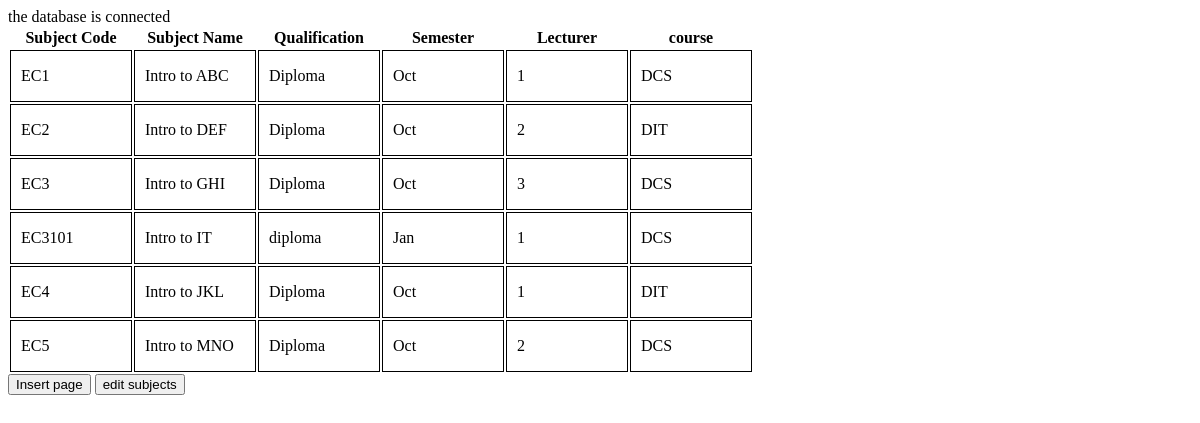
Page /viewsubject.php on the earlier database version.
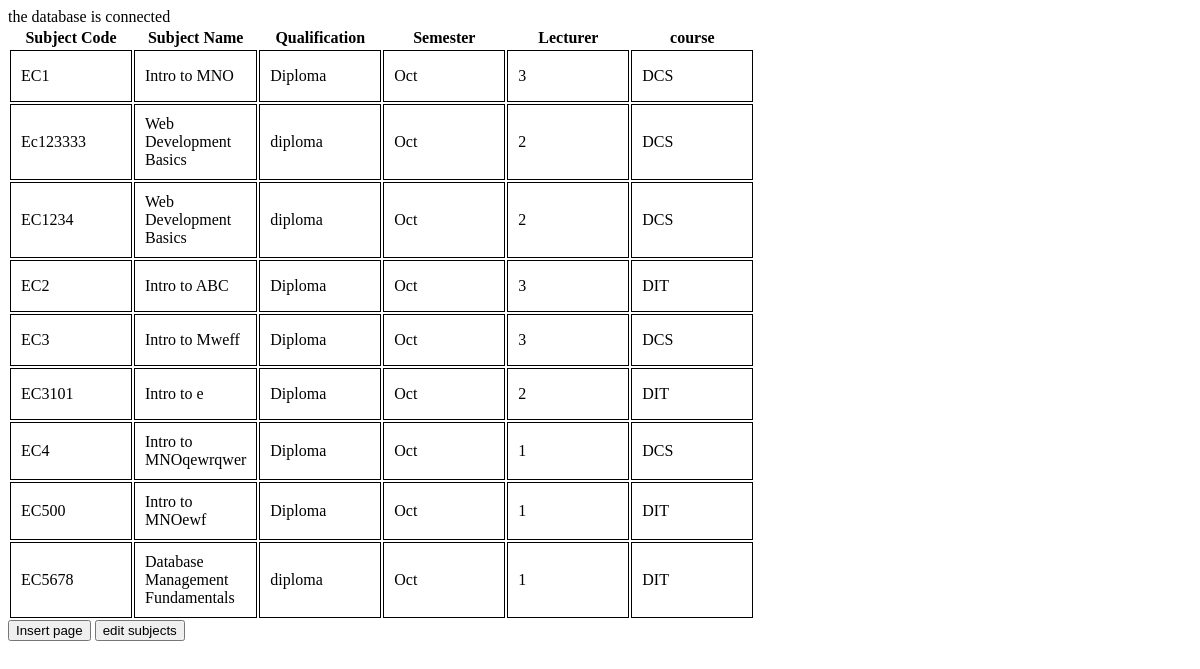
Same page on the later database version.
### tables this page shows
CREATE TABLE `subject` (
  `subID` varchar(11) NOT NULL,
  `subname` varchar(100) DEFAULT NULL,
  `qualification` varchar(100) DEFAULT NULL,
  `sem` varchar(100) DEFAULT NULL,
  `lecid` int(11) DEFAULT NULL,
  `course` varchar(100) DEFAULT NULL
);

### viewsubject.php (the view, shortened to what this page needs)
<!DOCTYPE html>
<html lang="en">
<head>
</head>
<?php
include ('config.php');
$sql = "SELECT * FROM subject ";
$result = $mysqli->query($sql);
if ($result->num_rows > 0) {
  echo "<table><tr><th>Subject Code</th><th>Subject Name</th><th>Qualification</th><th>Semester</th><th>Lecturer</th><th>course</th></tr>";
  while($row = $result->fetch_assoc()) {
    echo "<tr><td>".$row["subID"]."</td>
              <td>".$row["subname"]."</td>
              <td>".$row["qualification"]."</td>
              <td>".$row["sem"]."</td>
              <td>".$row["lecid"]."</td>
              <td>".$row["course"]."</td>
          </tr>";
  }
  echo "</table>";
} else {
  echo "0 results";
}
?>
<button onclick="window.location.href='insertsubject.php';">Insert page</button>
<button onclick="window.location.href='editsubject.php';">edit subjects</button>

### config.php (shortened to what this page needs)
<?php
$mysqli = new mysqli("localhost","root","","fyptimetable");
if ($mysqli -> connect_errno) {
echo "Failed to connect to MySQL: " . $mysqli -> connect_error; exit();
}else{
    echo "<br>";
}
?>

### viewsubject.php (style rules this page uses)
td { height: 30px; border: 1px solid #000; padding: 10px; width: 100px; }

Differences in the rows shown:
removed subject: subID "EC5", subname "Intro to MNO", qualification "Diploma", sem "Oct", lecid "2", course "DCS"
changed subject "EC1": subname "Intro to ABC" → "Intro to MNO"; lecid "1" → "3"
added subject: subID "Ec123333", subname "Web Development Basics", qualification "diploma", sem "Oct", lecid "2", course "DCS"
added subject: subID "EC1234", subname "Web Development Basics", qualification "diploma", sem "Oct", lecid "2", course "DCS"
changed subject "EC2": subname "Intro to DEF" → "Intro to ABC"; lecid "2" → "3"
changed subject "EC3": subname "Intro to GHI" → "Intro to Mweff"
changed subject "EC3101": subname "Intro to IT" → "Intro to e"; qualification "diploma" → "Diploma"; sem "Jan" → "Oct"; lecid "1" → "2"; course "DCS" → "DIT"
changed subject "EC4": subname "Intro to JKL" → "Intro to MNOqewrqwer"; course "DIT" → "DCS"
added subject: subID "EC500", subname "Intro to MNOewf", qualification "Diploma", sem "Oct", lecid "1", course "DIT"
added subject: subID "EC5678", subname "Database Management Fundamentals", qualification "diploma", sem "Oct", lecid "1", course "DIT"
